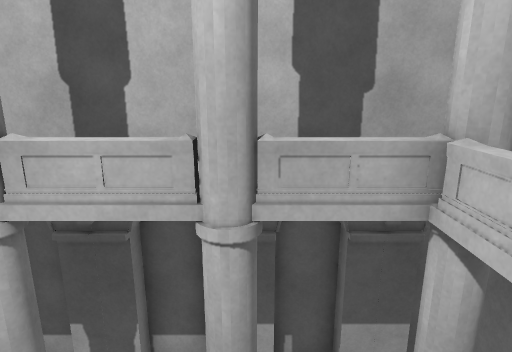
View 1 (above)

12 first-person views from a walk through a scene from a Unity 3-D project. The camera is 1.3 m above the floor, tilts 14° down and sees 75° across. The floor is counted in squares, 0.5 m on a side. Each view is taken from the middle of a square. On the plan, view 1 faces up. The plan holds only what a view shows up to about 20 squares ahead; the rest is blank.

View 2
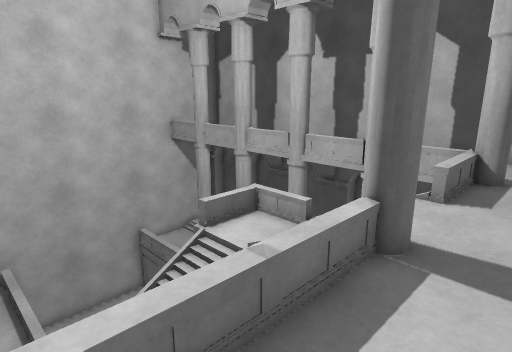

View 3
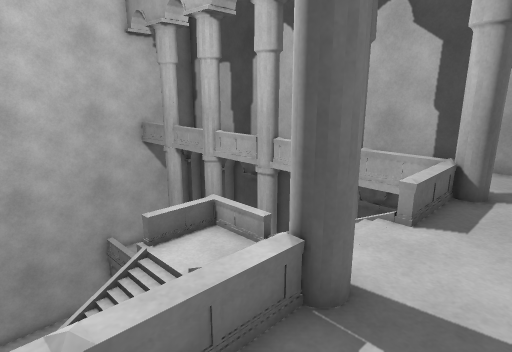

View 4
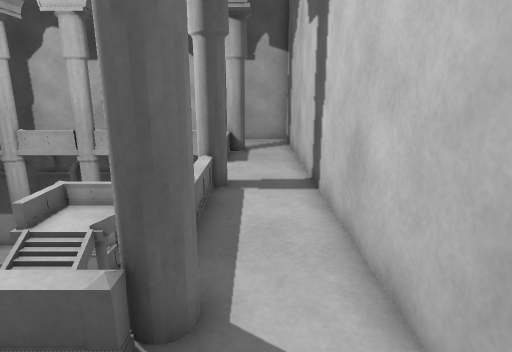

View 5
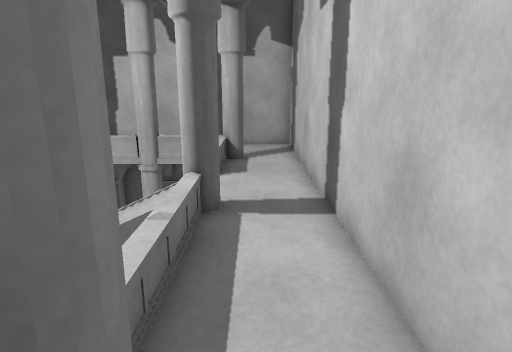

View 6
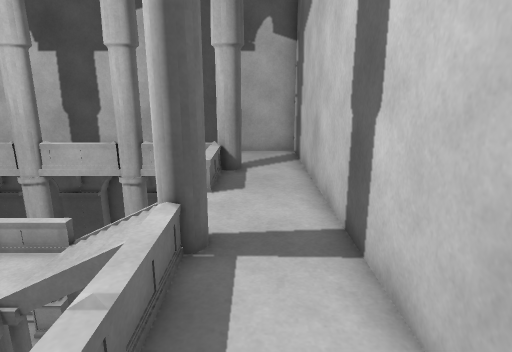

View 7
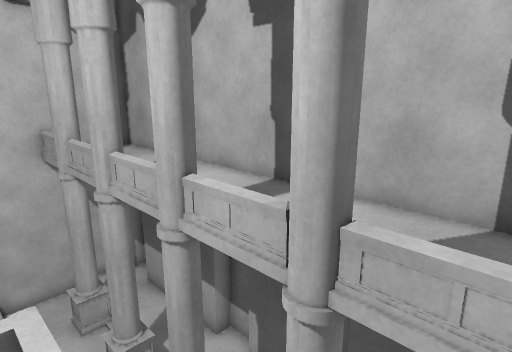

View 8
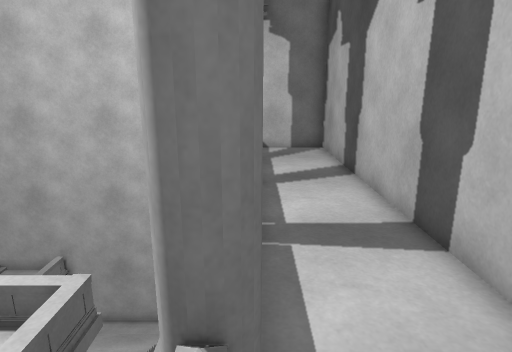

View 9
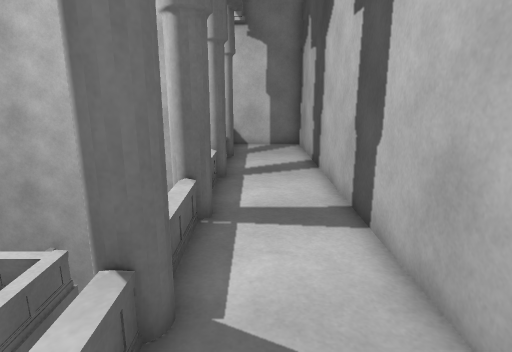

View 10
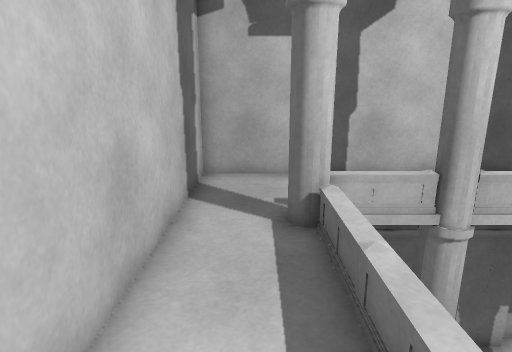

View 11
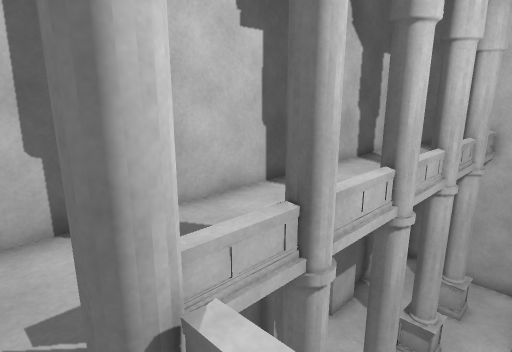

View 12
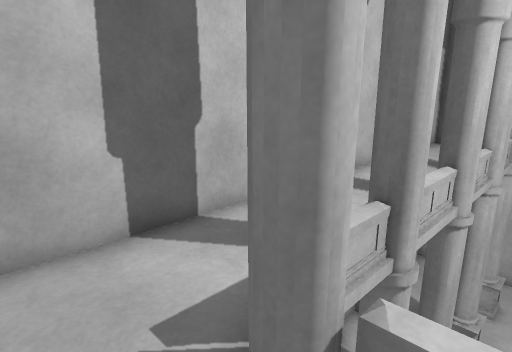

### Floor plan
Key: @ floor where view 1 was taken; # wall or solid block; x gap in a wall; . main floor; - floor 0.75 m lower than the main floor; _ floor 2.5 m lower than the main floor; / step, stairs or slope; v drop or lower ground.
Columns run from 15 left of view 1 to 6 right of it. Each row starts with its distance up from view 1.
  8  #####################
  7  #............... ...#
  6  #..............  ...#
  5  #..#..##//#//##//#..#
  4  vvvvvvvvvv_vvvvvv/..#
  3  vvvvv           v/..#
  2  vvvvv vv  vvvvvvv/..#
  1  v         v--////...#
  0  vvvvv     v--/@//...#
 -1  vvvvv     v--vvv ...#
 -2  vvvvv      //v  v#..#
 -3  vvvv            v...#
 -4  v               v...#
 -5  vvvvvvvv        v...#
 -6  vvvvvv          v...#
 -7  vvvvvvv         v...#
 -8 #vvv#vv#xvv#..x#vv#..#
 -9 ##               ....#
-10  #.. ................#
-11  #...................#
-12  #  ##################

Where each view was taken, in squares from view 1:
view 1: 0 up, 0 right, facing up
view 2: 7 down, 5 right, facing up-left
view 3: 5 down, 5 right, facing up-left
view 4: 11 down, 4 right, facing up
view 5: 9 down, 4 right, facing up
view 6: 7 down, 4 right, facing up
view 7: 1 up, 2 right, facing up-left
view 8: 5 up, 2 right, facing left
view 9: 6 up, 3 right, facing left
view 10: 1 down, 4 right, facing down
view 11: 5 down, 4 right, facing down-left
view 12: 6 down, 5 right, facing down-left
